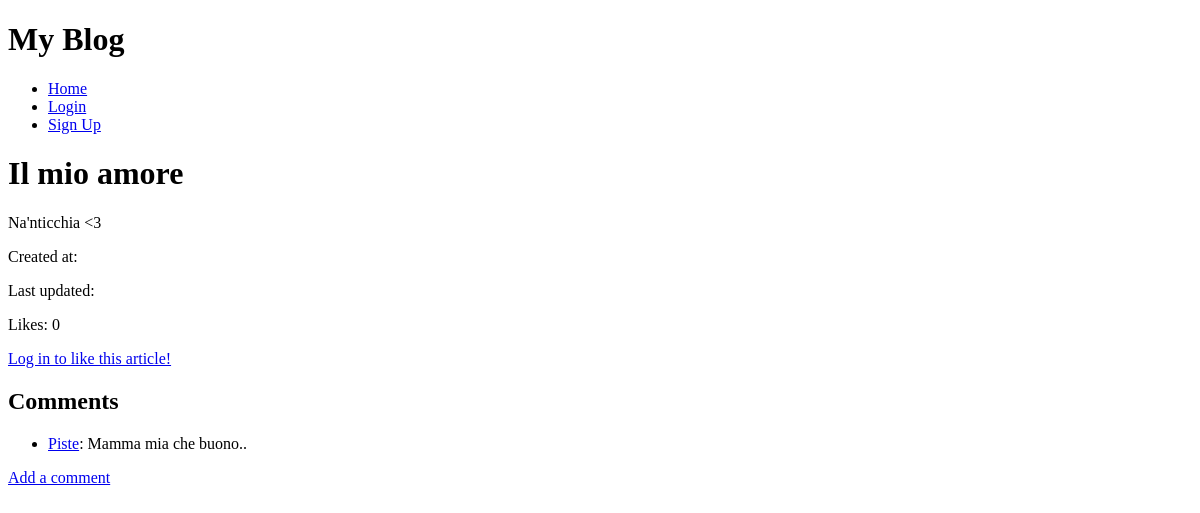
Before: /post/2/ with the older database file.
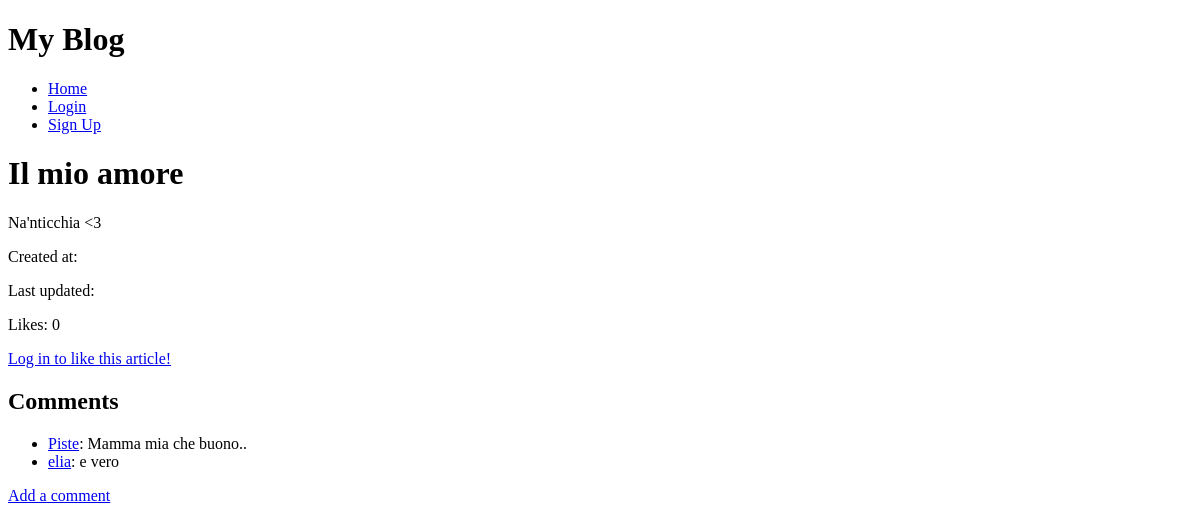
After: the same page with the newer database file.
### blog/models.py (models this page shows, shortened)
class Post(models.Model):
    blog = models.ForeignKey(Blog, on_delete=models.CASCADE, related_name='posts')
    title = models.CharField(max_length=200)
    content = models.TextField()
    published_date = models.DateTimeField(default=timezone.now)
    author = models.ForeignKey(CustomUser, on_delete=models.CASCADE)
    likes = models.ManyToManyField(CustomUser, related_name='liked_posts', blank=True)
    def total_likes(self):
        return self.likes.count()

class Comment(models.Model):
    post = models.ForeignKey(Post, on_delete=models.CASCADE, related_name='comments')
    author = models.ForeignKey(CustomUser, on_delete=models.CASCADE)
    content = models.TextField()
    created_at = models.DateTimeField(default=timezone.now)

### users/models.py (models this page shows)
class CustomUser(AbstractUser):
    email = models.CharField(max_length=200, blank=True)
    bio = models.TextField(blank=True)

### blog/views.py (the view)
# urls.py: path('post/<int:pk>/', views.PostDetailView.as_view(), name='post_detail'),
class PostDetailView(DetailView):
    model = Post
    template_name = 'post_detail.html'
    def get_context_data(self, **kwargs):
        data = super().get_context_data(**kwargs)
        likes_connected = get_object_or_404(Post, id=self.kwargs['pk'])
        liked = False
        if likes_connected.likes.filter(id=self.request.user.id).exists():
            liked = True
        data['number_of_likes'] = likes_connected.total_likes()
        data['post_is_liked'] = liked
        return data

### templates/post_detail.html
{% extends "base_generic.html" %}
{% block content %}
  <h1>{{ object.title }}</h1>
  <p>{{ object.content }}</p>
  <p>Created at: {{ object.created_at }}</p>
  <p>Last updated: {{ object.updated_at }}</p>
  <p>Likes: <span id="like-count-{{ post.id }}">{{ post.total_likes }}</span></p>
{% if user.is_authenticated %}
  <form action="{% url 'blogpost_like' object.id %}" method="POST">
    {% csrf_token %}
    {% if post_is_liked %}
    <button type="submit" name="blogpost_id" value="{{object.id}}" class="btn btn-info">Unlike</button>
    {% else %}
    <button type="submit" name="blogpost_id" value="{{object.id}}" class="btn btn-info">Like</button>
    {% endif %}
  </form>
{% else %}
  <a class="btn btn-outline-info" href="{% url 'login' %}?next={{request.path}}">Log in to like this article!</a><br>
{% endif %}
  <h2>Comments</h2>
  <ul>
    {% for comment in object.comments.all %}
      <li><a href="{% url 'profile' comment.author%}">{{ comment.author }}</a>: {{ comment.content }}</li>
    {% endfor %}
  </ul>
  <a href="{% url 'add_comment' object.pk %}">Add a comment</a>
{% endblock %}

### templates/base_generic.html (shortened to what this page needs)
<!DOCTYPE html>
<html lang="en">
<head>
</head>
<body>
    <header>
        <h1>My Blog</h1>
        <nav>
            <ul>
                <li><a href="{% url 'blog_list' %}">Home</a></li>
                {% if user.is_authenticated %}
                    <li><a href="{% url 'profile' user.username%}">Profile</a></li>
                    <li><a href="{% url 'blog_create' %}">Create Blog</a></li>
                    <li>
                        <form action="{% url 'logout' %}" method="post">
                        {% csrf_token %}
                        <button type="submit">Logout</button>
                        </form>
                    </li>
                {% else %}
                    <li><a href="{% url 'login' %}">Login</a></li>
                    <li><a href="{% url 'signup' %}">Sign Up</a></li>
                {% endif %}
            </ul>
        </nav>
    </header>
    <main>
        {% block content %}{% endblock %}
    </main>
</body>
</html>

Changed rows visible on the page:
added Comment: author "elia", content "e vero"
